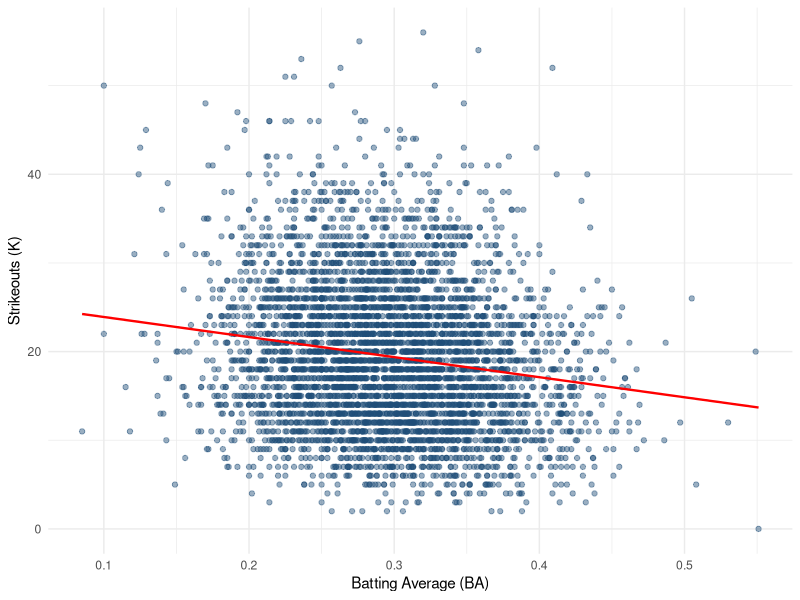
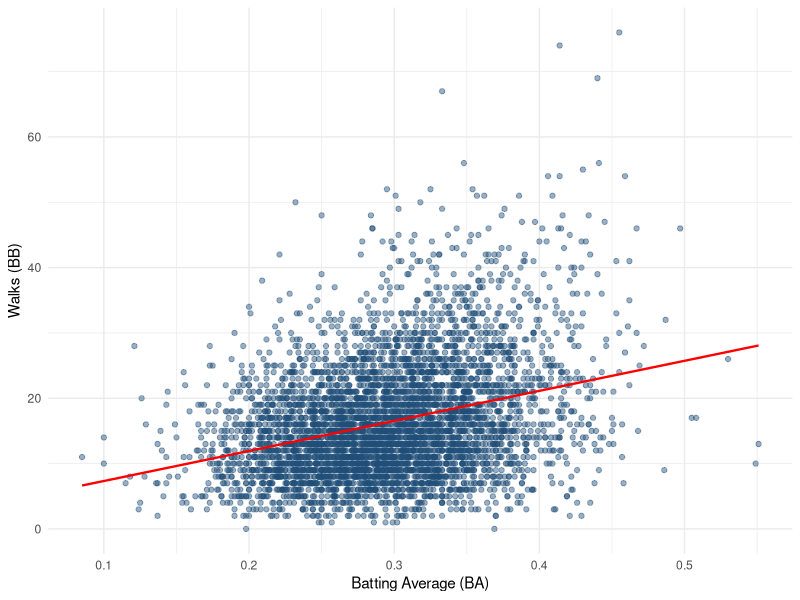

These figures' R source, in order:
## ---- chunk 1
#| label: setup
#| include: false
library(tidyverse)

batting_raw <- read_csv("data/batting.csv", show_col_types = FALSE) |>
  mutate(Season = as.character(Season))

batting <- batting_raw |>
  filter(PA >= 50)

set.seed(42)
## ---- chunk 2
#| echo: false
#| fig-width: 7
#| fig-height: 5
ggplot(batting, aes(BA, K)) +
  geom_point(color = "#1f4e79", alpha = 0.45, size = 1.5) +
  geom_smooth(method = "lm", se = FALSE, color = "red", linewidth = 0.8) +
  labs(x = "Batting Average (BA)", y = "Strikeouts (K)") +
  theme_minimal()
## ---- chunk 3
#| echo: false
#| fig-width: 7
#| fig-height: 5
ggplot(batting, aes(BA, BB)) +
  geom_point(color = "#1f4e79", alpha = 0.45, size = 1.5) +
  geom_smooth(method = "lm", se = FALSE, color = "red", linewidth = 0.8) +
  labs(x = "Batting Average (BA)", y = "Walks (BB)") +
  theme_minimal()
